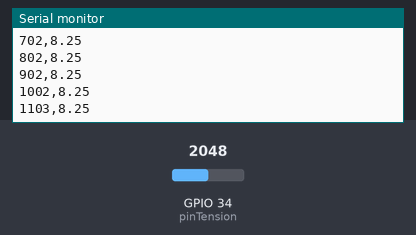
A sketch run on a simulated ESP32. Parts: the last lines printed to the serial monitor. The test bench sets the inputs (shaded band); at power-on: GPIO 34 (pinTension) = 2048.

Above: at 2.2 s.
2.3 s: GPIO 34 (pinTension) set to 2866
At 2.31 s:
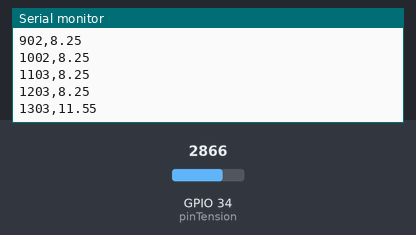
3.8 s: GPIO 34 (pinTension) set to 3603
At 3.81 s:
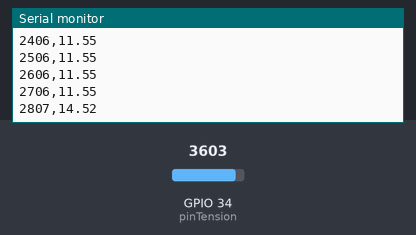
Timing chart, 0 to 6.8 s (numbered marks = the images above; inputs shaded):
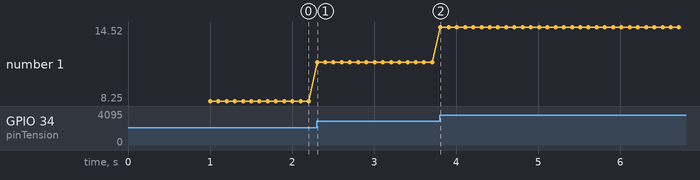

Measured:
- after the input at 2.3 s, the serial monitor: prints a new line at once (image 1)
- plotted number 1: 8.25 → 11.55 after the input at 2.3 s

The sketch:

Time_Voltage_Acquisition.ino
```cpp
// --- Code d'Acquisition Pro : Déclencheur Automatique (Trigger) ---

const int pinTension = 34;

// Variables pour notre chronomètre intelligent
bool testDemarre = false;       // Un "drapeau" pour savoir si on a commencé
unsigned long tempsDepart = 0;  // Pour mémoriser l'heure exacte du clic

void setup() {
  Serial.begin(115200);
  delay(1000);

  Serial.println("En attente de l'allumage du moteur...");
  Serial.println("Temps(ms),Tension(V)"); // L'en-tête pour Excel
}

void loop() {
  // 1. Lire et calculer la tension
  int valeurBrute = analogRead(pinTension);
  float tensionLueParESP = (valeurBrute / 4095.0) * 3.3;
  float tensionMoteur = tensionLueParESP * 5.0;

  // 2. LE DÉCLENCHEUR (TRIGGER)
  // Si le test n'a pas encore démarré ET que la tension monte d'un coup...
  if (testDemarre == false && tensionMoteur > 2.0) {
    testDemarre = true;         // On lève le drapeau : le test commence !
    tempsDepart = millis();     // On enregistre ce moment précis comme étant le "Zéro"
  }

  // 3. ENREGISTREMENT DES DONNÉES
  // Si le drapeau est levé, on affiche les données en continu
  if (testDemarre == true) {
    // On calcule le vrai temps écoulé depuis le clic
    unsigned long tempsEcoule = millis() - tempsDepart;

    // Affichage au format CSV : Temps,Tension
    Serial.print(tempsEcoule);
    Serial.print(",");
    Serial.println(tensionMoteur);
  }

  // 4. On prend 10 mesures par seconde
  delay(100);
}
```
